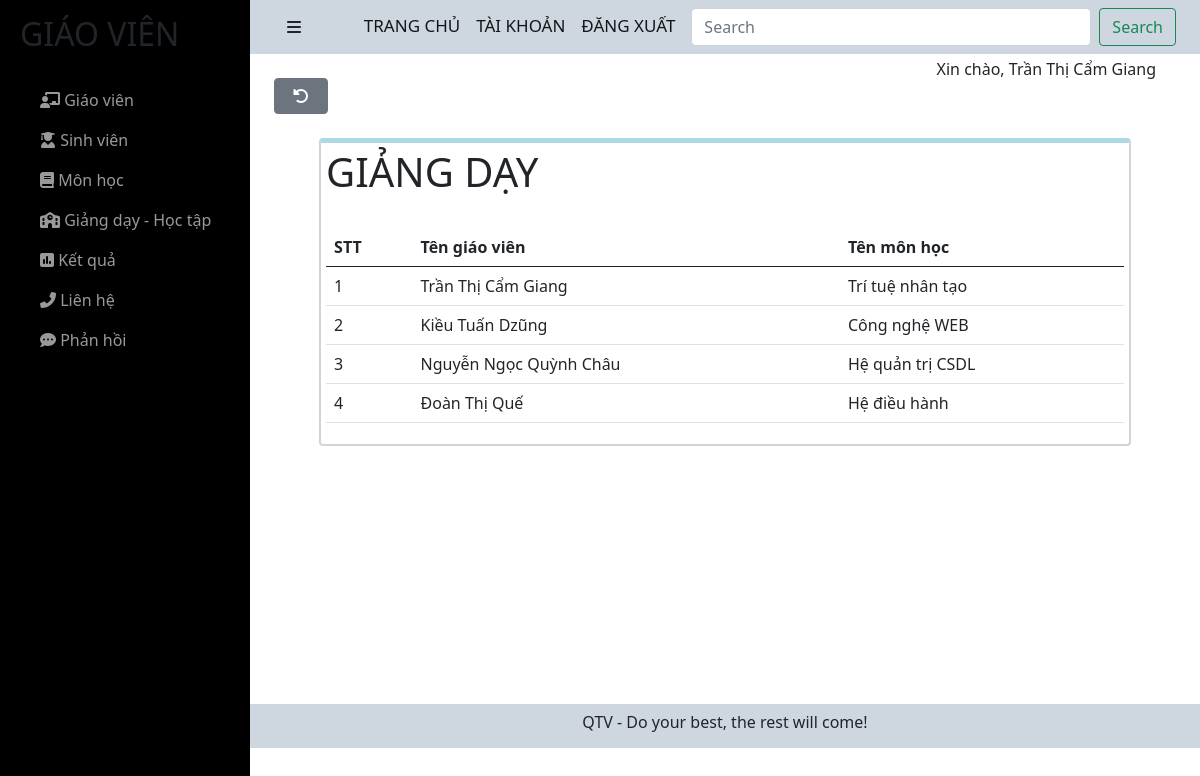
/admin/teacher/teach-teacher.php (signed in), run on the app's committed database.
### tables this page shows
CREATE TABLE `relationship` (
  `user_id` int(11) NOT NULL,
  `idMH` int(11) NOT NULL,
  `note` tinyint(4) DEFAULT NULL
);

CREATE TABLE `users` (
  `user_id` int(11) NOT NULL,
  `user_name` varchar(255) NOT NULL,
  `user_avatar` varchar(255) DEFAULT NULL,
  `user_gioitinh` tinyint(4) NOT NULL,
  `user_birthday` date NOT NULL,
  `user_phone` varchar(255) NOT NULL,
  `user_email` varchar(255) NOT NULL,
  `user_pass` varchar(255) NOT NULL,
  `user_level` int(11) NOT NULL,
  `status` tinyint(4) NOT NULL,
  `code` varchar(255) NOT NULL,
  `code_forgot` varchar(255) NOT NULL
);

CREATE TABLE `monhoc` (
  `idMH` int(11) NOT NULL,
  `nameMH` varchar(255) NOT NULL,
  `TC` int(11) NOT NULL
);

### admin/teacher/teach-teacher.php (the view)
<?php include('./header.php') ?>
<br>
<a href="./learn-teach-teacher.php"><button style="padding:1% 2%;" type="button" class="btn btn-secondary text-white me-2"><i class="fas fa-undo-alt"></i></button></a>
<br><br>
<div class="all-teacher">
<h1>GIẢNG DẠY</h1>
<br>
<table class="table">
    <thead>
        <tr>
            <th scope="col">STT</th>
            <th scope="col">Tên giáo viên</th>
            <th scope="col">Tên môn học</th>
        </tr>
    </thead>
    <tbody>
        <?php
        $sql = "SELECT * from relationship where note = 1";
        $res = mysqli_query($conn, $sql);
        $sn = 1;
        if ($res == true) {
            while ($row = mysqli_fetch_assoc($res)) {
                $user_id = $row['user_id'];
                $idMH = $row['idMH'];
                $sql3 = "SELECT * FROM users WHERE user_id = '$user_id'";
                $res3 = mysqli_query($conn, $sql3);
                $row3 = mysqli_fetch_assoc($res3);
                $sql2 = "SELECT * FROM monhoc WHERE idMH = '$idMH'";
                $res2 = mysqli_query($conn, $sql2);
                $row2 = mysqli_fetch_assoc($res2);
        ?>
                <tr>
                    <td><?php echo $sn++ ?></td>
                    <td><?php echo $row3['user_name']; ?></td>
                    <td><?php echo $row2['nameMH']; ?></td>
                </tr>
        <?php
            }
        }
        ?>
    </tbody>
</table>
</div>
<?php include('./footer.php') ?>

### admin/teacher/sidebar.css (style rules this page uses)
h6 { margin-top: 0; }
a { text-decoration: none; }
.all-teacher { margin: auto; border: 2px solid lightgray; border-top: 5px solid lightblue; border-radius: 4px; padding: 5px; width: 90%; }

### data on the page
relationship: user.user_name "Trần Thị Cẩm Giang", idMH.nameMH "Trí tuệ nhân tạo"
relationship: user.user_name "Kiều Tuấn Dzũng", idMH.nameMH "Công nghệ WEB"
relationship: user.user_name "Nguyễn Ngọc Quỳnh Châu", idMH.nameMH "Hệ quản trị CSDL"
relationship: user.user_name "Đoàn Thị Quế", idMH.nameMH "Hệ điều hành"

### other printed values
$_SESSION['display-username'] "Xin chào, Trần Thị Cẩm Giang"
